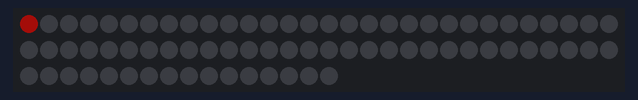
Bench run of a sketch on a simulated Arduino Uno, built with avr-gcc and run on an emulated ATmega328P. Shown: 76 RGB LEDs in strip order, left to right, continuing on the next row. Dim RGB values are drawn brighter than linear.

Above: at 0.15 s.
At 7.1 s:
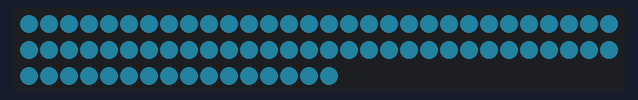
At 10.1 s:
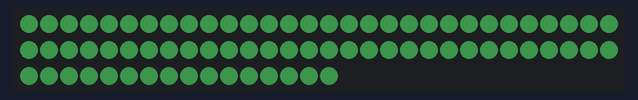
At 19.1 s:
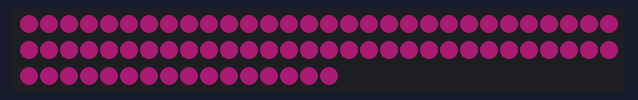
At 29.6 s:
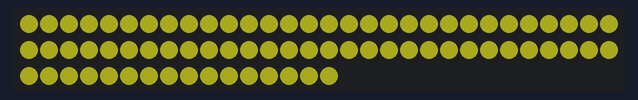
At 38.6 s:
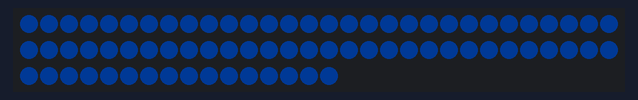

The sketch:

Camera_NeoPixel_Strip.ino
```cpp
#define PIN 13
#define NUM_LEDS 76

#include <Adafruit_NeoPixel.h>
Adafruit_NeoPixel strip = Adafruit_NeoPixel(NUM_LEDS, PIN, NEO_GRB + NEO_KHZ800);

void setup() {
  strip.begin();
  strip.setBrightness(50);

  strip.clear();
  strip.show();
}
void loop() {
  for (int i = 0; i < NUM_LEDS; i++ ) {
    strip.setPixelColor(i, 0xC1100B);     //red
    strip.show();
    delay(10);
  }
  delay(500);

  for (int i = 0; i < NUM_LEDS; i++ ) {
    strip.setPixelColor(i, 0xE4259A);     //pink
    strip.show();
    delay(10);
  }
  delay(500);
   for (int i = 0; i < NUM_LEDS; i++ ) {
    strip.setPixelColor(i, 0x8B0DAF);     //purple
    strip.show();
    delay(10);
  }
  delay(500);

  for (int i = 0; i < NUM_LEDS; i++ ) {
    strip.setPixelColor(i, 0x042A6C); //blue
    strip.show();
    delay(10);
  }
  delay(500);
   for (int i = 0; i < NUM_LEDS; i++ ) {
    strip.setPixelColor(i, 0x2687A1);     //gray-blue
    strip.show();
    delay(10);
  }
  delay(500);

  for (int i = 0; i < NUM_LEDS; i++ ) {
    strip.setPixelColor(i, 0x48E0C9);     //azur
    strip.show();
    delay(10);
  }
  delay(500);
   for (int i = 0; i < NUM_LEDS; i++ ) {
    strip.setPixelColor(i, 0x2C6835);     //grass green
    strip.show();
    delay(10);
  }
  delay(500);

  for (int i = 0; i < NUM_LEDS; i++ ) {
    strip.setPixelColor(i, 0x95EA34); //acid green
    strip.show();
    delay(10);
  }
  delay(500);
   for (int i = 0; i < NUM_LEDS; i++ ) {
    strip.setPixelColor(i, 0xE4E62D);     //yellow
    strip.show();
    delay(10);
  }
  delay(500);
   for (int i = 0; i < NUM_LEDS; i++ ) {
    strip.setPixelColor(i, 0x987B2F);     //orange
    strip.show();
    delay(10);
  }
  delay(500);

  for (int i = 0; i < NUM_LEDS; i++ ) {
    strip.setPixelColor(i, 0xFFFFFF); //white
    strip.show();
    delay(10);
  }
  delay(500);
}
```
